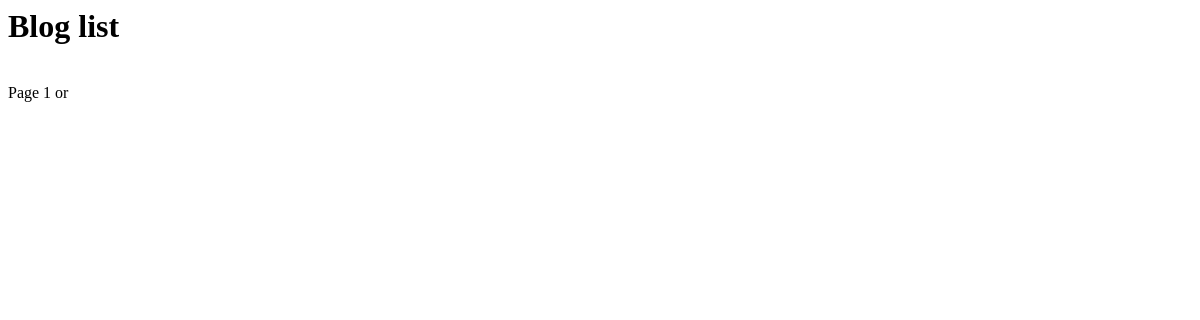
/blog/, run on an earlier commit of the app's database.
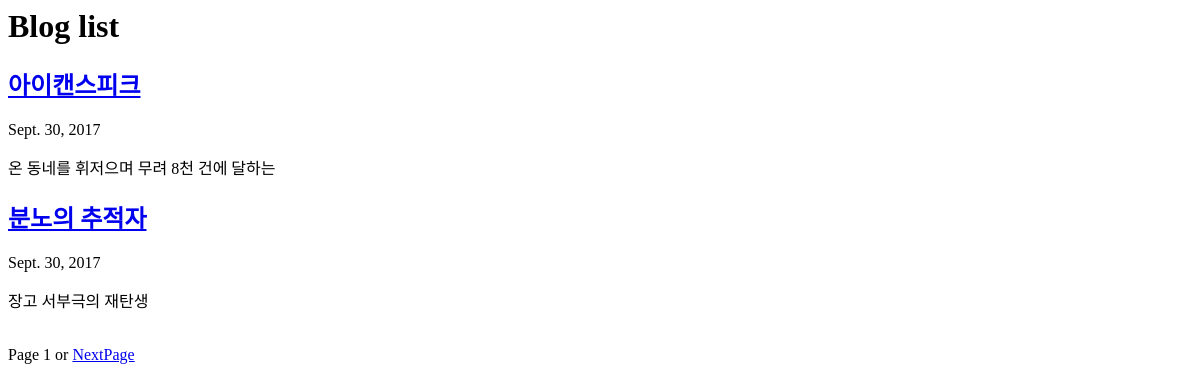
And on a later commit of the database.
### blog/models.py (models this page shows, shortened)
@python_2_unicode_compatible
class Post(models.Model):
    title = models.CharField('TITLE', max_length=50)
    slug = models.SlugField('SLUG', unique=True, allow_unicode=True, help_text='one word for title alias')
    description = models.CharField('DESCRIPTION', max_length=100, blank=True, help_text='simple description text')
    context = models.TextField('CONTENT')
    create_date = models.DateTimeField('Create Date', auto_now_add=True)
    modify_date = models.DateTimeField('Modify Date', auto_now=True)
    class Meta:
        verbose_name = 'post'
        verbose_name_plural = 'posts'
        db_table = 'my_post'
        ordering = ('-modify_date',)
    def get_absolute_url(self):
        return reverse('blog:post_detail', args=(self.slug,))

### blog/views.py (the view)
class PostLV(ListView):
    model = Post
    template_name = 'blog/post_all.html'
    context_object_name = 'posts'
    paginate_by = 2

### blog/templates/blog/post_all.html (shortened to what this page needs)
<h1>Blog list</h1>
{% for post in posts %}
    <h2><a href="{{ post.get_absolute_url }}">{{ post.title }}</a></h2>
    {{ post.modify_date|date:"N d, Y" }}
    <p>{{ post.description }}</p>
{% endfor %}
<div>
    <span>
        Page {{ page_obj.number }} or {{ page_obj.paginator.number_dates }}
        {% if page_obj.has_next %}
            <a href="?page={{ page_obj.next_page_number }}">NextPage</a>
        {% endif %}
    </span>
</div>

What changed in the data, as far as the page shows it:
added Post: title "아이캔스피크", modify_date "Sept. 30, 2017", description "온 동네를 휘저으며 무려 8천 건에 달하는"
added Post: title "분노의 추적자", modify_date "Sept. 30, 2017", description "장고 서부극의 재탄생"
Also different on the page:
text now shown: "NextPage"
